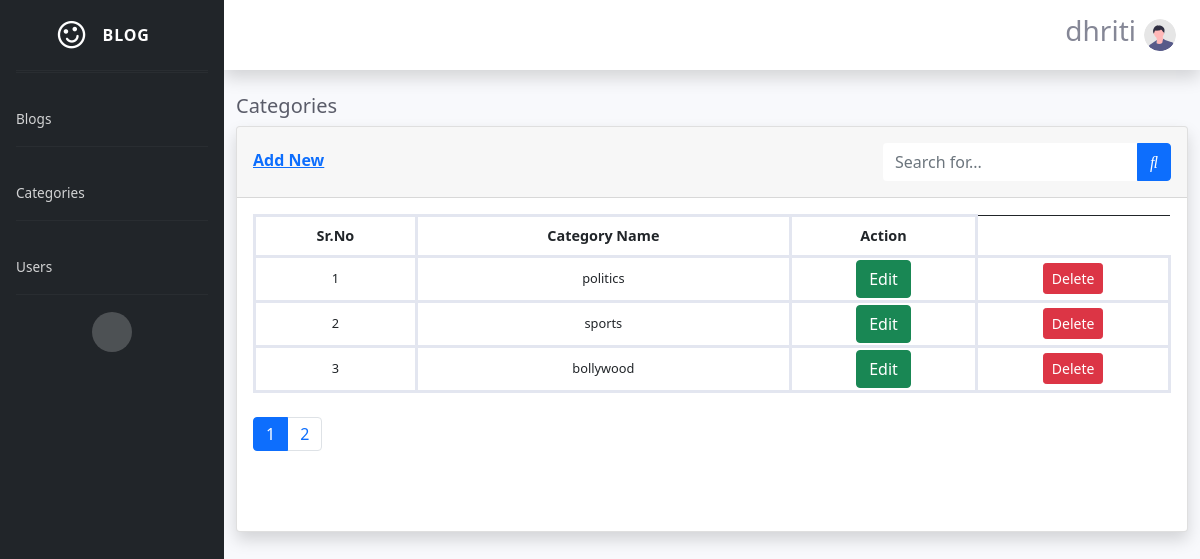
Screenshot of /admin/categories.php (signed in) with the database file from the repository.
### tables this page shows
CREATE TABLE `category` (
  `cat_id` int(11) NOT NULL,
  `cat_name` varchar(255) NOT NULL
);

### admin/categories.php (the view, shortened to what this page needs)
<?php include '../includes/config.php';
if (!isset($_GET['page'])) {
    $page = 1;
} else {
    $page = $_GET['page'];
}
$limit = 3;
$offset = ($page - 1) * $limit;
?>
<?php include 'header.php'?>
<div class="container-fluid">
    <h5 class="mb-2 text-gray-800">Categories</h5>
    <div class="card shadow">
        <div class="card-header py-3 d-flex justify-content-between">
            <div>
                <a href="add_cat.php">
                    <h6 class="font-weight-bold text-primary mt-2">Add New</h6>
                </a>
            </div>
            <div>
                <form class="navbar-search">
                    <div class="input-group">
                        <input type="text" class="form-control bg-white border-0 small" placeholder="Search for...">
                        <div class="input-group-append">
                            <button class="btn btn-primary" type="button"> <i class="fas fa-search fa-sm"></i> </button>
                        </div>
                    </div>
                </form>
            </div>
        </div>
        <div class="card-body">
            <div class="table-responsive">
                <table class="table table-bordered" id="dataTable" width="100%" cellspacing="0">
                    <thead>
                        <tr>
                            <th>Sr.No</th>
                            <th>Category Name</th>
                            <th>Action</th>
                        </tr>
                    </thead>
                    <tbody>
                        <?php
$query3 = "SELECT * FROM category LIMIT $offset, $limit";
$result3 = mysqli_query($conn, $query3);
$rows = mysqli_num_rows($result3);
if ($rows) {
    while ($row = mysqli_fetch_assoc($result3)) {
        ?>
                        <tr>
                            <td><?=++$offset?></td>
                            <td><?=$row['cat_name'];?></td>
                            <td>
                                <a href="edit_categories.php?id=<?=$row['cat_id'];?>" class="btn btn-success">Edit</a>
                            </td>
                            <td>
                                <form action="" method="POST"
                                    onsubmit="return confirm('Are you sure you want to delete the record?')">
                                    <input type="submit" name="delete_cat" value="Delete" class="btn btn-sm btn-danger">
                                </form>
                            </td>
                        </tr>
                        <?php
}
} else {
    ?>
                        <tr>
                            <td colspan="4">No Record Found!</td>
                        </tr>
                        <?php
}
?>
                    </tbody>
                </table>
                <?php
$pagination = "SELECT * FROM category";
$run_q = mysqli_query($conn, $pagination);
$total = mysqli_num_rows($run_q);
$pages = ceil($total / $limit);
if ($total > $limit) {?>
                <ul class="pagination pt-2 pb-5">
                    <?php for ($i = 1; $i <= $pages; $i++) {?>
                    <li class="page-item <?=($i == $page) ? $active = 'active' : '';?>">
                        <a href="categories.php?page=<?=$i?>" class="page-link"><?=$i?></a>
                    </li>
                    <?php }?>
                </ul>
                <?php
}?>
            </div>
        </div>
    </div>
</div>
</div>
<?php include 'footer.php'?>

### rows the page displays
category: cat_name "politics"
category: cat_name "sports"
category: cat_name "bollywood"

### other values shown
$name "dhriti"
